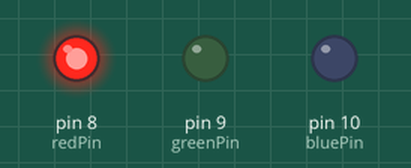
Simulated run of this sketch. Board: Arduino Uno, built with avr-gcc and run on an emulated ATmega328P. Parts: output pins drawn as LEDs (lit = HIGH).

Above: at 0.1 s.
At 0.9 s:
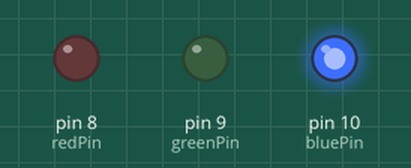
At 1.7 s:
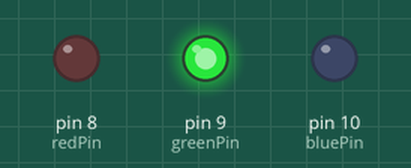
At 2.7 s:
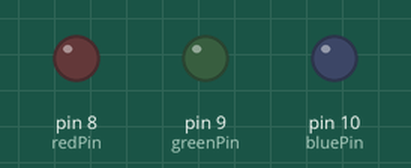
Timing chart, 0 to 3.0 s (numbered marks = the images above):
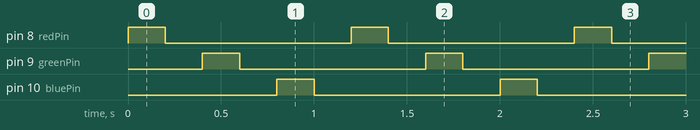

The sketch:

2-LED-Blink.ino
```cpp
int redPin = 8;
int greenPin = 9;
int bluePin = 10;

void setup() {
  pinMode(redPin, OUTPUT);
  pinMode(greenPin, OUTPUT);
  pinMode(bluePin, OUTPUT);
}

void loop() {
    digitalWrite(redPin, HIGH);
    delay(200);
    digitalWrite(redPin, LOW);
    delay(200);

    digitalWrite(greenPin, HIGH);
    delay(200);
    digitalWrite(greenPin, LOW);
    delay(200);

    digitalWrite(bluePin, HIGH);
    delay(200);
    digitalWrite(bluePin, LOW);
    delay(200);
}
```

Measured:
- by itself, pin 8 (redPin), pin 9 (greenPin), pin 10 (bluePin): alternates HIGH for 0.20 s and LOW for 1.0 s
- by itself, everything shown: repeats every 1.2 s, in 6 steps
